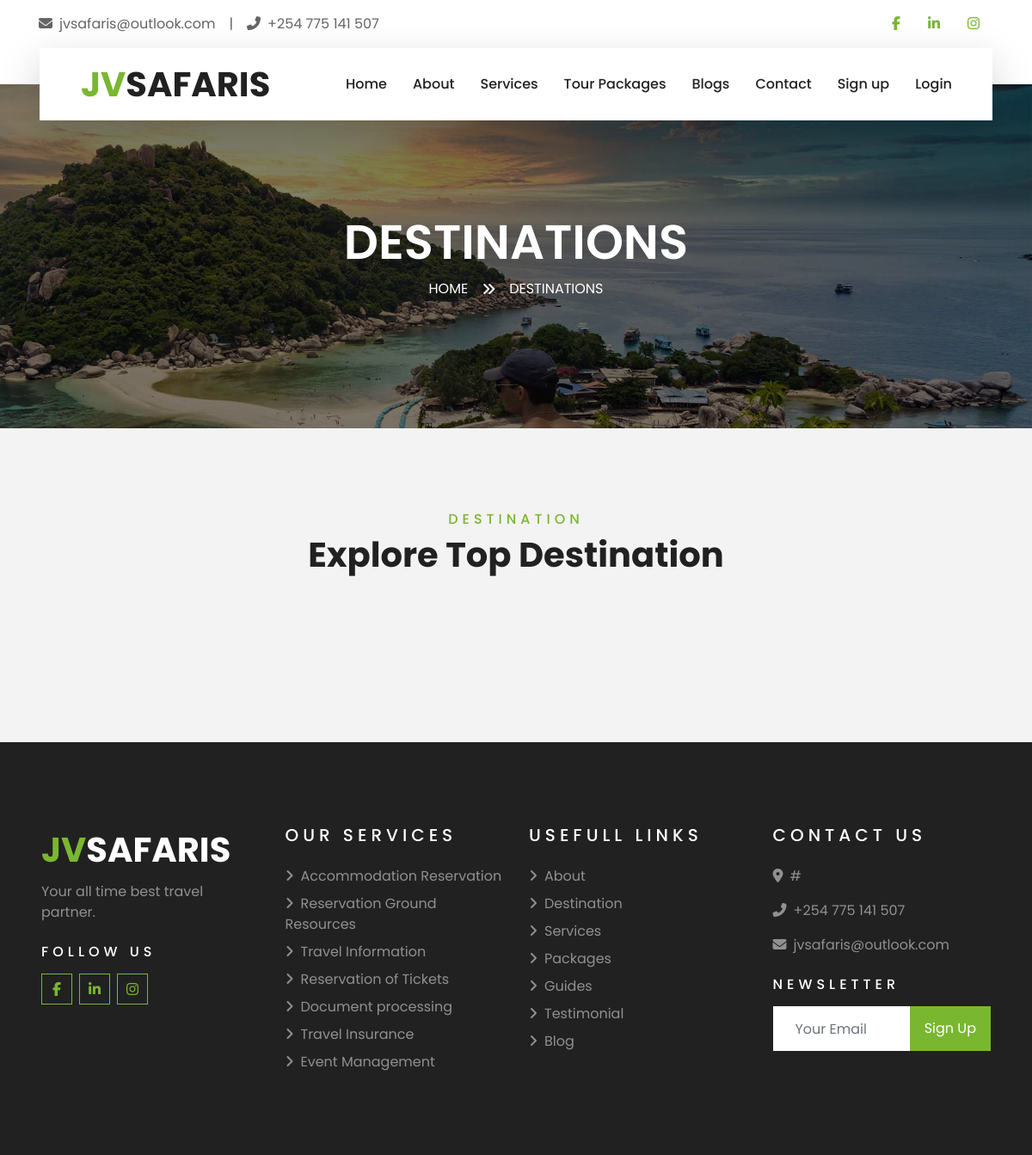
Page /destinations/ on the earlier database version.
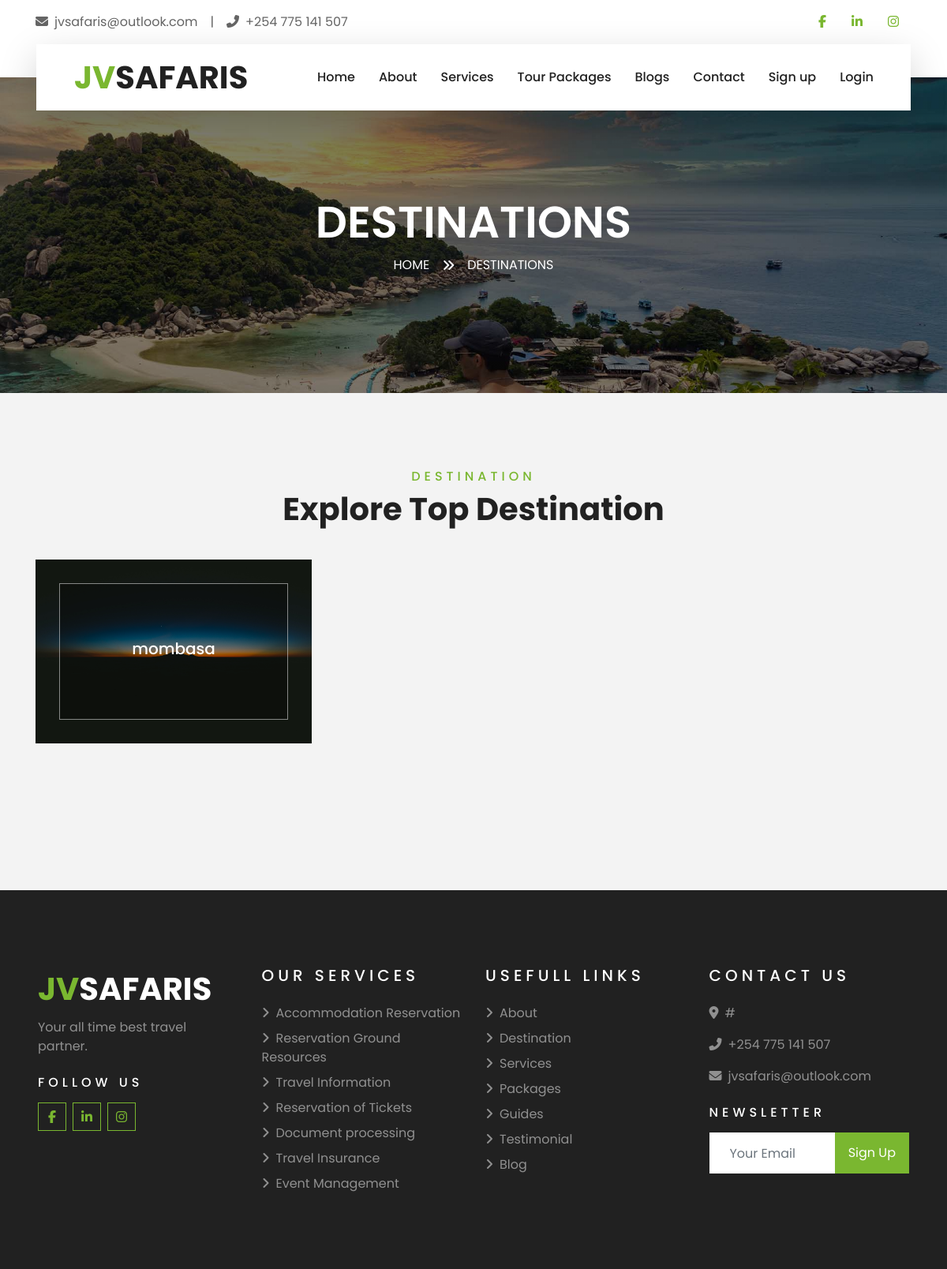
Same page on the later database version.
### JVSafarisMain/models.py (models this page shows, shortened)
class Destination(models.Model):
    destinantion_name = models.CharField(max_length = 400)
    image = models.FileField(default = '')

### JVSafarisMain/views.py (the view)
# urls.py: path('destinations/',views.destinations,name = 'destinations'),
def destinations(request):
    destinations = Destination.objects.all()
    return render(request,'JVSafarisMain/destination.html',{'destinations':destinations})

### JVSafarisMain/templates/jvsafarismain/destination.html (shortened to what this page needs)
{%extends 'JVSafarisMain/base.html'%}
{%load static%}
{%block pagetitle%}
Destinations
{%endblock%}
{%block subtitle%}
Destinations
{%endblock%}
{%block body%}
    <div class="container-fluid py-5">
        <div class="container pt-5 pb-3">
            <div class="text-center mb-3 pb-3">
                <h6 class="text-primary text-uppercase" style="letter-spacing: 5px;">Destination</h6>
                <h1>Explore Top Destination</h1>
            </div>
            <div class="row">
                {%for destination in destinations%}
                <div class="col-lg-4 col-md-6 mb-4">
                    <div class="destination-item position-relative overflow-hidden mb-2">
                        <img class="img-fluid" src="{{destination.image.url}}" alt="">
                        <a class="destination-overlay text-white text-decoration-none" href="">
                            <h5 class="text-white">{{destination.destinantion_name}}</h5>
                        </a>
                    </div>
                </div>
                {%endfor%}
            </div>
        </div>
    </div>
{%endblock%}

### JVSafarisMain/templates/jvsafarismain/base.html (shortened to what this page needs)
{%load static%}
<!DOCTYPE html>
<html lang="en">
<head>
    <link href="https://cdnjs.cloudflare.com/ajax/libs/font-awesome/5.10.0/css/all.min.css" rel="stylesheet">
    <link href="{%static 'JVSafarisMain/lib/owlcarousel/assets/owl.carousel.min.css'%}" rel="stylesheet">
    <link href="{%static 'JVSafarisMain/lib/tempusdominus/css/tempusdominus-bootstrap-4.min.css'%}" rel="stylesheet" />
    <link href="{%static 'JVSafarisMain/css/style.css'%}" rel="stylesheet">
</head>
<body>
    <div class="container-fluid bg-light pt-3 d-none d-lg-block">
        <div class="container">
            <div class="row">
                <div class="col-lg-6 text-center text-lg-left mb-2 mb-lg-0">
                    <div class="d-inline-flex align-items-center">
                        <p><i class="fa fa-envelope mr-2"></i>jvsafaris@outlook.com</p>
                        <p class="text-body px-3">|</p>
                        <p><i class="fa fa-phone-alt mr-2"></i>+254 775 141 507</p>
                    </div>
                </div>
                <div class="col-lg-6 text-center text-lg-right">
                    <div class="d-inline-flex align-items-center">
                        <a class="text-primary px-3" href="https://www.facebook.com/profile.php?id=100086960535828">
                            <i class="fab fa-facebook-f"></i>
                        </a>
                        <a class="text-primary px-3" href="https://www.linkedin.com/company/jvsafaris-travel-agency/">
                            <i class="fab fa-linkedin-in"></i>
                        </a>
                        <a class="text-primary px-3" href="https://www.instagram.com/jvsafaris_travell_agency/">
                            <i class="fab fa-instagram"></i>
                        </a>
                    </div>
                </div>
            </div>
        </div>
    </div>
    <div class="container-fluid position-relative nav-bar p-0">
        <div class="container-lg position-relative p-0 px-lg-3" style="z-index: 9;">
            <nav class="navbar navbar-expand-lg bg-light navbar-light shadow-lg py-3 py-lg-0 pl-3 pl-lg-5">
                <a href="{%url 'JVS:index'%}" class="navbar-brand">
                    <h1 class="m-0 text-primary">JV<span class="text-dark">SAFARIS</span></h1>
                </a>
                <div class="collapse navbar-collapse justify-content-between px-3" id="navbarCollapse">
                    <div class="navbar-nav ml-auto py-0">
                        <a href="{%url 'JVS:index' %}" class="nav-item nav-link">Home</a>
                        <a href="{%url 'JVS:about'%}" class="nav-item nav-link">About</a>
                        <a href="{%url 'JVS:services'%}" class="nav-item nav-link">Services</a>
                        <a href="{%url 'JVS:packages'%}" class="nav-item nav-link">Tour Packages</a>
                        <a href="{%url 'JVSBlogs:index'%}" class="nav-item nav-link">Blogs</a>
                        <a href="{%url 'JVS:contact'%}" class="nav-item nav-link">Contact</a>
                    {%if user.is_authenticated%}
                    <a href="{%url 'JVS:logout'%}" class="nav-item nav-link" >Log out</a>
                    {%else%}
                    <a href="" class="nav-item nav-link" data-bs-toggle="modal" data-bs-target="#sign-up">Sign up</a>
                    <a href="" class="nav-item nav-link" data-bs-toggle="modal" data-bs-target="#login">Login</a>
                    {%endif%}
                    </div>
                </div>
            </nav>
        </div>
    </div>
    <div class="container-fluid page-header">
        <div class="container">
            <div class="d-flex flex-column align-items-center justify-content-center" style="min-height: 400px">
                <h3 class="display-4 text-white text-uppercase">{%block pagetitle%}  {%endblock%}</h3>
                <div class="d-inline-flex text-white">
                    <p class="m-0 text-uppercase"><a class="text-white" href="">Home</a></p>
                    <i class="fa fa-angle-double-right pt-1 px-3"></i>
                    <p class="m-0 text-uppercase">{%block subtitle%}  {%endblock%}</p>
                </div>
            </div>
        </div>
    </div>
    {%block body%}
    {%endblock%}
    <div class="container-fluid bg-dark text-white-50 py-5 px-sm-3 px-lg-5" style="margin-top: 90px;">
        <div class="row pt-5">
            <div class="col-lg-3 col-md-6 mb-5">
                <a href="{%url 'JVS:index'%}" class="navbar-brand">
                    <h1 class="text-primary">JV<span class="text-white">SAFARIS</span></h1>
                </a>
                <p>Your all time best travel partner.</p>
                <h6 class="text-white text-uppercase mt-4 mb-3" style="letter-spacing: 5px;">Follow Us</h6>
                <div class="d-flex justify-content-start">
                    <a class="btn btn-outline-primary btn-square mr-2" href="https://www.facebook.com/profile.php?id=100086960535828"><i class="fab fa-facebook-f"></i></a>
                    <a class="btn btn-outline-primary btn-square mr-2" href="https://www.linkedin.com/company/jvsafaris-travel-agency/"><i class="fab fa-linkedin-in"></i></a>
                    <a class="btn btn-outline-primary btn-square" href="https://www.instagram.com/jvsafaris_travell_agency/"><i class="fab fa-instagram"></i></a>
                </div>
            </div>
            <div class="col-lg-3 col-md-6 mb-5">
                <h5 class="text-white text-uppercase mb-4" style="letter-spacing: 5px;">Our Services</h5>
                <div class="d-flex flex-column justify-content-start">
                    <a class="text-white-50 mb-2" href="#"><i class="fa fa-angle-right mr-2"></i>Accommodation Reservation</a>
                    <a class="text-white-50 mb-2" href="#"><i class="fa fa-angle-right mr-2"></i>Reservation Ground Resources</a>
                    <a class="text-white-50 mb-2" href="#"><i class="fa fa-angle-right mr-2"></i>Travel Information</a>
                    <a class="text-white-50 mb-2" href="#"><i class="fa fa-angle-right mr-2"></i>Reservation of Tickets</a>
                    <a class="text-white-50 mb-2" href="#"><i class="fa fa-angle-right mr-2"></i>Document processing</a>
                    <a class="text-white-50 mb-2" href="#"><i class="fa fa-angle-right mr-2"></i>Travel Insurance</a>
                    <a class="text-white-50" href="#"><i class="fa fa-angle-right mr-2"></i>Event Management</a>
                </div>
            </div>
            <div class="col-lg-3 col-md-6 mb-5">
                <h5 class="text-white text-uppercase mb-4" style="letter-spacing: 5px;">Usefull Links</h5>
                <div class="d-flex flex-column justify-content-start">
                    <a class="text-white-50 mb-2" href="{%url 'JVS:about'%}"><i class="fa fa-angle-right mr-2"></i>About</a>
                    <a class="text-white-50 mb-2" href="{%url 'JVS:destinations'%}"><i class="fa fa-angle-right mr-2"></i>Destination</a>
                    <a class="text-white-50 mb-2" href="{%url 'JVS:services'%}"><i class="fa fa-angle-right mr-2"></i>Services</a>
                    <a class="text-white-50 mb-2" href="{%url 'JVS:packages'%}"><i class="fa fa-angle-right mr-2"></i>Packages</a>
                    <a class="text-white-50 mb-2" href="{%url 'JVS:guides'%}"><i class="fa fa-angle-right mr-2"></i>Guides</a>
                    <a class="text-white-50 mb-2" href="{%url 'JVS:testimonials'%}"><i class="fa fa-angle-right mr-2"></i>Testimonial</a>
                    <a class="text-white-50" href="{%url 'JVSBlogs:index'%}"><i class="fa fa-angle-right mr-2"></i>Blog</a>
                </div>
            </div>
            <div class="col-lg-3 col-md-6 mb-5">
                <h5 class="text-white text-uppercase mb-4" style="letter-spacing: 5px;">Contact Us</h5>
                <p><i class="fa fa-map-marker-alt mr-2"></i>#</p>
                <p><i class="fa fa-phone-alt mr-2"></i>+254 775 141 507</p>
                <p><i class="fa fa-envelope mr-2"></i>jvsafaris@outlook.com</p>
                <h6 class="text-white text-uppercase mt-4 mb-3" style="letter-spacing: 5px;">Newsletter</h6>
                <div class="w-100">
                    <div class="input-group">
                        <input type="text" class="form-control border-light" style="padding: 25px;" placeholder="Your Email">
                        <div class="input-group-append">
                            <button class="btn btn-primary px-3">Sign Up</button>
                        </div>
                    </div>
                </div>
            </div>
        </div>
    </div>
<script src="https://kit.fontawesome.com/d90233e428.js"></script></body>
</html>

Differences in the rows shown:
added Destination: image (picture), destinantion_name "mombasa"
